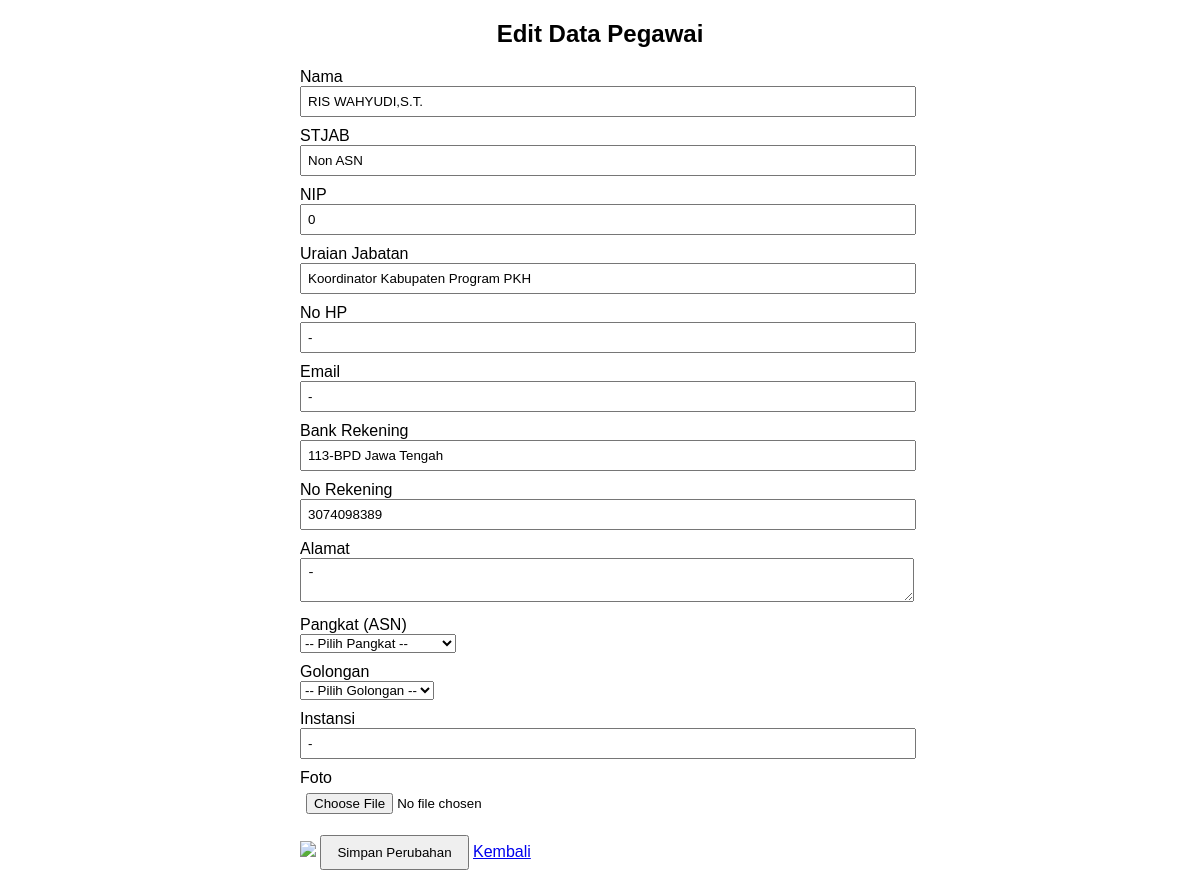
The app's page /edit_pegawai.php?id_peg=59 (signed in) with its own data.
### tables this page shows
CREATE TABLE `pegawai` (
  `nama` varchar(100) NOT NULL,
  `stsjab` varchar(50) NOT NULL,
  `nip` int(50) NOT NULL,
  `uraijab` varchar(150) NOT NULL,
  `no_hp` varchar(20) NOT NULL,
  `email` varchar(100) NOT NULL,
  `bankrek` varchar(50) NOT NULL,
  `no_rek` varchar(50) NOT NULL,
  `alamat` text NOT NULL,
  `id_peg` int(11) NOT NULL,
  `image_peg` varchar(255) NOT NULL,
  `pangkat` varchar(50) NOT NULL,
  `gol` varchar(20) NOT NULL,
  `INSTANSI` varchar(50) NOT NULL
);

### edit_pegawai.php (the view, shortened to what this page needs)
<?php
include 'koneksi.php';
$id = $_GET['id_peg'];
$query = "SELECT * FROM pegawai WHERE id_peg = '$id'";
$result = mysqli_query($conn, $query);
$data = mysqli_fetch_assoc($result);
?>
<!DOCTYPE html>
<html lang="id">
<head>
</head>
<body>
<h2 align="center">Edit Data Pegawai</h2>
<form method="POST" enctype="multipart/form-data">
    <label>Nama</label>
    <input type="text" name="nama" value="<?= $data['nama']; ?>" required>
    <label>STJAB</label>
    <input type="text" name="stsjab" value="<?= $data['stsjab']; ?>">
    <label>NIP</label>
    <input type="text" name="nip" value="<?= $data['nip']; ?>">
    <label>Uraian Jabatan</label>
    <input type="text" name="uraijab" value="<?= $data['uraijab']; ?>">
    <label>No HP</label>
    <input type="text" name="no_hp" value="<?= $data['no_hp']; ?>">
    <label>Email</label>
    <input type="email" name="email" value="<?= $data['email']; ?>">
    <label>Bank Rekening</label>
    <input type="text" name="bankrek" value="<?= $data['bankrek']; ?>">
    <label>No Rekening</label>
    <input type="text" name="no_rek" value="<?= $data['no_rek']; ?>">
    <label>Alamat</label>
    <textarea name="alamat"><?= $data['alamat']; ?></textarea>
    <label>Pangkat (ASN)</label>
<select name="pangkat">
    <option value="">-- Pilih Pangkat --</option>
</select>
    <label>Golongan</label>
<select name="gol">
    <option value="">-- Pilih Golongan --</option>
</select>
    <label>Instansi</label>
    <input type="text" name="INSTANSI" value="<?= $data['INSTANSI']; ?>">
    <label>Foto</label>
    <input type="file" name="image_peg">
    <?php if (!empty($data['image_peg'])) { ?>
        <img src="upload/<?= $data['image_peg']; ?>">
    <?php } ?>
    <button type="submit" name="update">Simpan Perubahan</button>
    <a href="list_pegawai.php">Kembali</a>
</form>
</body>
</html>

### edit_pegawai.php (style rules this page uses)
body { font-family: Arial, sans-serif; }
form { width: 600px; margin: auto; }
label { display: block; margin-top: 10px; }
input, textarea { width: 100%; padding: 6px; }
button { margin-top: 15px; padding: 8px 15px; }
img { margin-top: 5px; width: 80px; }

### records on screen
pegawai: nama "RIS WAHYUDI,S.T.", stsjab "Non ASN", nip "0", uraijab "Koordinator Kabupaten Program PKH", no_hp "-", email "-", bankrek "113-BPD Jawa Tengah", no_rek "3074098389", alamat "-", INSTANSI "-"
